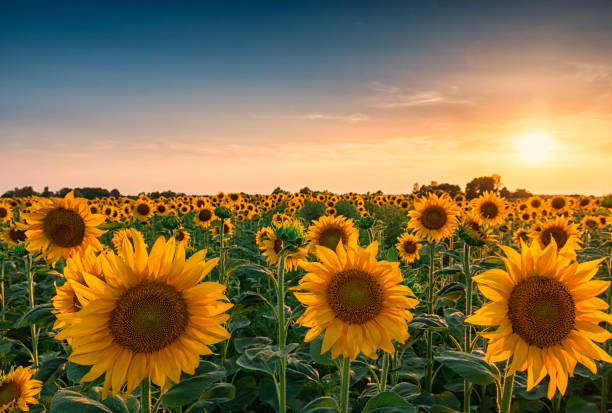
#> input picture sunflower.jpg, 612 x 413 px
$ jupyter execute --allow-errors SIFT.ipynb
#> lines starting #> are read from the running program, lines starting #| are printed output that depends on the picture
[cell 1]
import numpy as np
import cv2
from PIL import *
from matplotlib import pyplot as plt
import math
from scipy import signal # for convolution
import matplotlib.image as mpimg

[cell 2]
def getWH(img, scale):
    scale_percent = scale # percent of original size
    width = int(img.shape[1] * scale_percent / 100)
    height = int(img.shape[0] * scale_percent / 100)
    dim = (width, height)
    return dim

flower = cv2.imread("sunflower.jpg", 0)
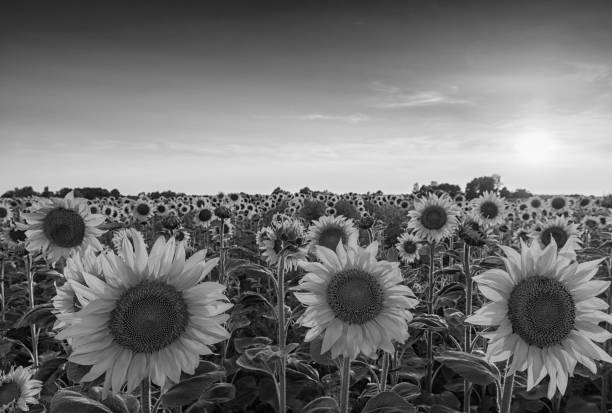
#> flower: shape (413, 612); min 0, max 250, mean 115
plt.imshow(flower, cmap="gray")
plt.show()

dim = getWH(flower, 50)
#> dim = (306, 206)
re2 = cv2.resize(flower, dim, interpolation = cv2.INTER_AREA)
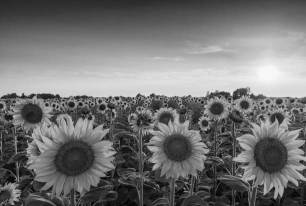
#> re2: shape (206, 306); min 1, max 250, mean 115
#> (the rest of this cell did not finish here and is left out)

[cell 3]
def calculate_filter_size(sigma = 0.5, T = 0.3):
    sHalf = np.round(np.sqrt(-np.log(T)*2*sigma**2)) # size of half mask
    N=2*sHalf+1 #size of mask
    return (sHalf, N)

def gaussian_mask_k(k=1.411, sigma = 0.5, T = 0.3):
    size = calculate_filter_size(sigma, T)
    sHalf = size[0]
    N = size[1]
    [Y, X] = np.meshgrid(np.arange(-sHalf,sHalf+1), np.arange(-sHalf,sHalf+1))
    G = np.exp(-(X**2 + Y**2)/(2*k*sigma**2)) # The value of Gaussian
    return G

[cell 4]
def octave(img, k=np.sqrt(2), s=1.6):
#> called with k = 1.41, s = 1.6
    k = np.sqrt(2)
    sigma = s
    gs = []
    ss = [img]
    for i in range(4):
        gs.append(gaussian_mask_k(k**i, sigma))
        ss.append(signal.convolve2d(ss[i], gs[i], "same"))
#> after the loop, gs = 4 items; ss = 5 items
    return ss

def calculate_DOG(ss):
    dog =[]
    for i in range(len(ss)-1):
        dog.append(ss[i+1]-ss[i])
    return dog

ss = octave(flower)
#> ss = 5 items
dog1 = calculate_DOG(ss)
#> the loop in calculate_DOG, `for i in range(len(ss)-1):` made 4 passes
#> after the loop in calculate_DOG, `for i in range(len(ss)-1):`: dog = 4 items
#> dog1 = 4 items

for i,img in enumerate(ss):
    plt.imsave('ss1_'+str(i)+'.png', img, cmap='gray')
#> this loop made 5 passes
#> pass 2, `plt.imsave('ss1_'+str(i)+'.png', img, cmap='gray')`:
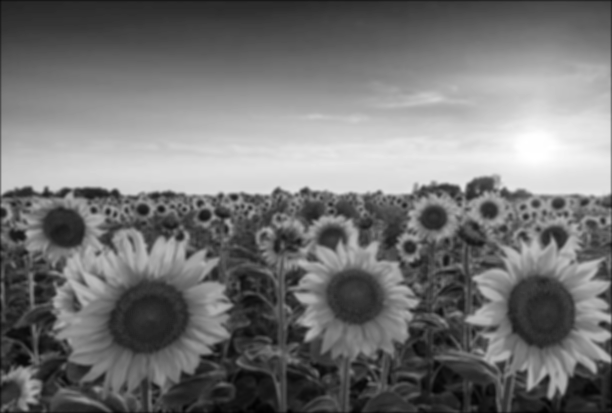
#> saved as ss1_1.png: shape (413, 612, 3); min 0, max 255, mean 115.8

for i, img in enumerate(dog1):
    plt.imsave('dog1_'+str(i)+'.png', img, cmap='gray')
#> this loop made 4 passes

[cell 5]
ss2 = octave(re2)
#> ss2 = 5 items
dog2 = calculate_DOG(ss2)
#> the loop in calculate_DOG (call 2), `for i in range(len(ss)-1):` made 4 passes
#> dog2 = 4 items

for i,img in enumerate(ss2):
    plt.imsave('ss2_'+str(i)+'.png', img, cmap='gray')
#> this loop made 5 passes
#> pass 2, `plt.imsave('ss2_'+str(i)+'.png', img, cmap='gray')`:
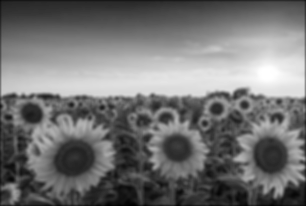
#> saved as ss2_1.png: shape (206, 306, 3); min 0, max 255, mean 114.7

for i, img in enumerate(dog2):
    plt.imsave('dog2_'+str(i)+'.png', img, cmap='gray')
